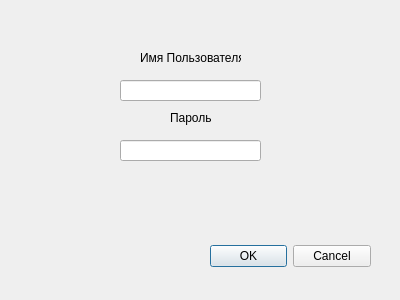
<?xml version="1.0" encoding="UTF-8"?>
<ui version="4.0">
 <class>Dialog</class>
 <widget class="QDialog" name="Dialog">
  <property name="geometry">
   <rect>
    <x>0</x>
    <y>0</y>
    <width>400</width>
    <height>300</height>
   </rect>
  </property>
  <property name="windowTitle">
   <string>Dialog</string>
  </property>
  <widget class="QDialogButtonBox" name="buttonBox">
   <property name="geometry">
    <rect>
     <x>210</x>
     <y>240</y>
     <width>161</width>
     <height>32</height>
    </rect>
   </property>
   <property name="orientation">
    <enum>Qt::Horizontal</enum>
   </property>
   <property name="standardButtons">
    <set>QDialogButtonBox::Cancel|QDialogButtonBox::Ok</set>
   </property>
  </widget>
  <widget class="QLineEdit" name="name">
   <property name="geometry">
    <rect>
     <x>120</x>
     <y>80</y>
     <width>141</width>
     <height>21</height>
    </rect>
   </property>
  </widget>
  <widget class="QLineEdit" name="password">
   <property name="geometry">
    <rect>
     <x>120</x>
     <y>140</y>
     <width>141</width>
     <height>21</height>
    </rect>
   </property>
  </widget>
  <widget class="QLabel" name="label">
   <property name="geometry">
    <rect>
     <x>140</x>
     <y>50</y>
     <width>101</width>
     <height>16</height>
    </rect>
   </property>
   <property name="text">
    <string>Имя Пользователя</string>
   </property>
  </widget>
  <widget class="QLabel" name="label_2">
   <property name="geometry">
    <rect>
     <x>170</x>
     <y>110</y>
     <width>41</width>
     <height>16</height>
    </rect>
   </property>
   <property name="text">
    <string>Пароль</string>
   </property>
  </widget>
  <widget class="QLabel" name="error">
   <property name="geometry">
    <rect>
     <x>20</x>
     <y>250</y>
     <width>181</width>
     <height>16</height>
    </rect>
   </property>
   <property name="text">
    <string/>
   </property>
  </widget>
 </widget>
 <resources/>
 <connections>
  <connection>
   <sender>buttonBox</sender>
   <signal>accepted()</signal>
   <receiver>Dialog</receiver>
   <slot>accept()</slot>
   <hints>
    <hint type="sourcelabel">
     <x>248</x>
     <y>254</y>
    </hint>
    <hint type="destinationlabel">
     <x>157</x>
     <y>274</y>
    </hint>
   </hints>
  </connection>
  <connection>
   <sender>buttonBox</sender>
   <signal>rejected()</signal>
   <receiver>Dialog</receiver>
   <slot>reject()</slot>
   <hints>
    <hint type="sourcelabel">
     <x>316</x>
     <y>260</y>
    </hint>
    <hint type="destinationlabel">
     <x>286</x>
     <y>274</y>
    </hint>
   </hints>
  </connection>
 </connections>
</ui>
